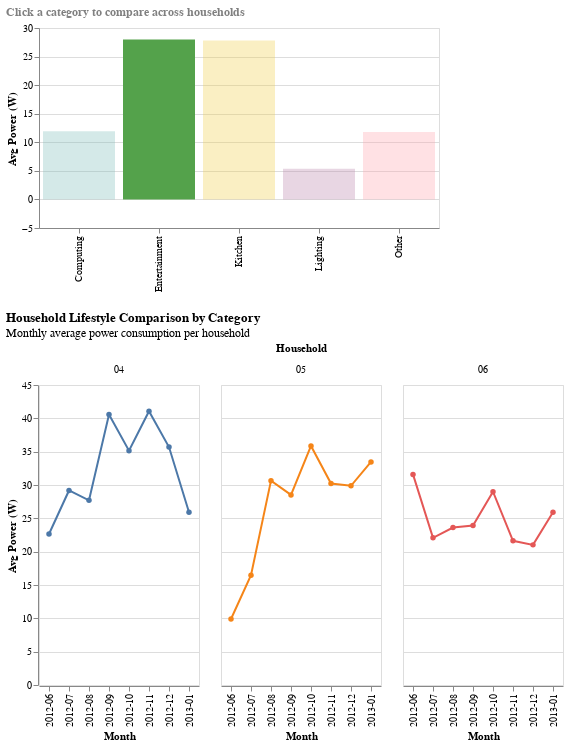

The cell this chart's notebook holds for it:
### Markdown cell above
# Chart 4 - How do the 3 households compare in terms of lifestyle patterns? 
Finally, we seek to compare the 3 households side by side in terms of their lifestyle patterns. This is done by grouping appliances into four categories: Kitchen, Entertainment, Computing, and Lighting. Since the three households monitor different appliances, direct appliance-to-appliance comparison is not meaningful. Instead, appliances are mapped to common categories so that for example household 04's fridge, freezer, microwave and kitchen appliances are grouped together with household 05's fridge, coffee machine, microwave and kettle under the Kitchen category. This allows a fairer behavioral comparison despite the differing plug setups.

The chart consists of two linked views. The top selector bar chart shows the overall average power per category across all households and months. Clicking any bar switches the detail view below to that category, with unselected bars fading to indicate the active selection. The bottom view shows three small line charts tracking monthly average consumption for the selected category over the sample period for each household. This design lets the user directly compare whether households follow similar seasonal trends within a category, for instance whether all three households show rising entertainment consumption in winter, or whether the pattern is unique to one household.

## Plotting Results
Comparing computing, we see that household 05 uses significantly more power than the other two households. Both households 04 and 06 have a dip in computing in the fall. Regarding entertainment, all 3 households use a significant amount of power over time. Household 05 had relatively low entertainment power consumption near the beginning of the sample period, but it increased rapidly and stayed constant around 30-35 Watts alongside the other households. Regarding kitchen power usage, household 04 had the highest average power consumption due to their large freezer, however we see this decrease near the end of the sample period. Finally, regarding lighting, households 04 and 06 both had fairly low usage for most of the sample period around 1-5 Watts. However, around December, we see household 04's usage increase rapidly to over 40 Watts.

### Code cell
# Define appliance categories
category_map = {
    # Household 04
    "04_Fridge": "Kitchen", "04_Kitchen": "Kitchen", "04_Freezer": "Kitchen",
    "04_Microwave": "Kitchen", "04_Entertainment": "Entertainment",
    "04_Stereo/Laptop": "Computing", "04_Tablet": "Computing",
    "04_Lamp": "Lighting",
    # Household 05
    "05_Fridge": "Kitchen", "05_Coffee Machine": "Kitchen",
    "05_Microwave": "Kitchen", "05_Kettle": "Kitchen",
    "05_Entertainment": "Entertainment", "05_PC": "Computing",
    "05_Tablet": "Computing", "05_Fountain": "Other",
    # Household 06
    "06_Fridge": "Kitchen", "06_Coffee Machine": "Kitchen",
    "06_Kettle": "Kitchen", "06_Entertainment": "Entertainment",
    "06_Laptop": "Computing", "06_Router": "Computing",
    "06_Lamp": "Lighting"
}

plug_df["category_key"] = plug_df["household"] + "_" + plug_df["appliance"]
plug_df["category"] = plug_df["category_key"].map(category_map)

# Aggregate to category level per household per date
category_data = (plug_df
    .groupby(["household", "category", "date"])["power"]
    .mean()
    .reset_index()
)
category_data["date"] = pd.to_datetime(category_data["date"])

# Aggregate to category x household x month
category_data["month"] = category_data["date"].dt.to_period("M").astype(str)
monthly_category = (category_data
    .groupby(["household", "category", "month"])["power"]
    .mean()
    .reset_index()
)

# Click selection on category
category_click = alt.selection_point(
    fields=["category"],
    value=[{"category": "Entertainment"}]  # default selection
)

# Selector bar chart 
selector = (
    alt.Chart(monthly_category)
    .mark_bar()
    .encode(
        x=alt.X("category:N", title=""),
        y=alt.Y("mean(power):Q", title="Avg Power (W)", 
        scale=alt.Scale(zero=True, padding=10)),
        color=alt.Color("category:N", legend=None),
        opacity=alt.condition(category_click, alt.value(1.0), alt.value(0.3)),
        tooltip=[
            alt.Tooltip("category:N", title="Category"),
            alt.Tooltip("mean(power):Q", title="Avg Power (W)", format=".1f")
        ]
    )
    .add_params(category_click)
    .properties(
        width=400,
        height=200,  # increased from 120
        title=alt.Title(
            "Click a category to compare across households",
            fontSize=12,
            color="gray",
            anchor="start"
        )
    )
)

# Main comparison chart 
comparison = (
    alt.Chart(monthly_category)
    .mark_line(point=True)
    .encode(
        x=alt.X("month:O", title="Month"),
        y=alt.Y("power:Q", title="Avg Power (W)"),
        color=alt.Color("household:N", title="Household"),
        tooltip=[
            alt.Tooltip("household:N", title="Household"),
            alt.Tooltip("month:O", title="Month"),
            alt.Tooltip("power:Q", title="Avg Power (W)", format=".1f")
        ]
    )
    .transform_filter(category_click)
    .facet(
        facet=alt.Facet("household:N", title="Household"),
        columns=3
    )
    .properties(
        title=alt.Title(
            "Household Lifestyle Comparison by Category",
            subtitle="Monthly average power consumption per household"
        )
    )
)

lifestyle_chart = selector & comparison
lifestyle_chart

### Figure 1 — Vega-Lite specification as saved in the notebook (floating-point values rounded to 4 significant figures)
{"config": {"view": {"continuousWidth": 300, "continuousHeight": 300}}, "vconcat": [{"mark": {"type": "bar"}, "encoding": {"color": {"field": "category", "legend": null, "type": "nominal"}, "opacity": {"condition": {"param": "param_beb8b2a8ce04b04d", "value": 1.0}, "value": 0.3}, "tooltip": [{"field": "category", "title": "Category", "type": "nominal"}, {"aggregate": "mean", "field": "power", "format": ".1f", "title": "Avg Power (W)", "type": "quantitative"}], "x": {"field": "category", "title": "", "type": "nominal"}, "y": {"aggregate": "mean", "field": "power", "scale": {"padding": 10, "zero": true}, "title": "Avg Power (W)", "type": "quantitative"}}, "height": 200, "name": "view_4a6b601aa72a7243_0", "title": {"text": "Click a category to compare across households", "anchor": "start", "color": "gray", "fontSize": 12}, "width": 400}, {"facet": {"field": "household", "title": "Household", "type": "nominal"}, "spec": {"mark": {"type": "line", "point": true}, "encoding": {"color": {"field": "household", "title": "Household", "type": "nominal"}, "tooltip": [{"field": "household", "title": "Household", "type": "nominal"}, {"field": "month", "title": "Month", "type": "ordinal"}, {"field": "power", "format": ".1f", "title": "Avg Power (W)", "type": "quantitative"}], "x": {"field": "month", "title": "Month", "type": "ordinal"}, "y": {"field": "power", "title": "Avg Power (W)", "type": "quantitative"}}, "transform": [{"filter": {"param": "param_beb8b2a8ce04b04d"}}]}, "columns": 3, "title": {"text": "Household Lifestyle Comparison by Category", "subtitle": "Monthly average power consumption per household"}}], "data": {"name": "data-ed6a56c8c0997c714939a6d9b05a6c31"}, "params": [{"name": "param_beb8b2a8ce04b04d", "select": {"type": "point", "fields": ["category"]}, "value": [{"category": "Entertainment"}], "views": ["view_4a6b601aa72a7243_0"]}], "$schema": "https://vega.github.io/schema/vega-lite/v6.1.0.json", "datasets": {"data-ed6a56c8c0997c714939a6d9b05a6c31": [{"household": "04", "category": "Computing", "month": "2012-06", "power": 9.33}, {"household": "04", "category": "Computing", "month": "2012-07", "power": 9.484}, {"household": "04", "category": "Computing", "month": "2012-08", "power": 9.671}, {"household": "04", "category": "Computing", "month": "2012-09", "power": 9.571}, {"household": "04", "category": "Computing", "month": "2012-10", "power": 4.269}, {"household": "04", "category": "Computing", "month": "2012-11", "power": 1.556}, {"household": "04", "category": "Computing", "month": "2012-12", "power": 3.633}, {"household": "04", "category": "Computing", "month": "2013-01", "power": 7.58}, {"household": "04", "category": "Entertainment", "month": "2012-06", "power": 22.66}, {"household": "04", "category": "Entertainment", "month": "2012-07", "power": 29.18}, {"household": "04", "category": "Entertainment", "month": "2012-08", "power": 27.71}, {"household": "04", "category": "Entertainment", "month": "2012-09", "power": 40.58}, {"household": "04", "category": "Entertainment", "month": "2012-10", "power": 35.14}, {"household": "04", "category": "Entertainment", "month": "2012-11", "power": 41.06}, {"household": "04", "category": "Entertainment", "month": "2012-12", "power": 35.69}, {"household": "04", "category": "Entertainment", "month": "2013-01", "power": 25.91}, {"household": "04", "category": "Kitchen", "month": "2012-06", "power": 61.79}, {"household": "04", "category": "Kitchen", "month": "2012-07", "power": 61.37}, {"household": "04", "category": "Kitchen", "month": "2012-08", "power": 67.74}, {"household": "04", "category": "Kitchen", "month": "2012-09", "power": 64.07}, {"household": "04", "category": "Kitchen", "month": "2012-10", "power": 62.88}, {"household": "04", "category": "Kitchen", "month": "2012-11", "power": 65.84}, {"household": "04", "category": "Kitchen", "month": "2012-12", "power": 48.27}, {"household": "04", "category": "Kitchen", "month": "2013-01", "power": 22.46}, {"household": "04", "category": "Lighting", "month": "2012-06", "power": 3.484}, {"household": "04", "category": "Lighting", "month": "2012-07", "power": 2.816}, {"household": "04", "category": "Lighting", "month": "2012-08", "power": 3.508}, {"household": "04", "category": "Lighting", "month": "2012-09", "power": 3.231}, {"household": "04", "category": "Lighting", "month": "2012-10", "power": 4.583}, {"household": "04", "category": "Lighting", "month": "2012-11", "power": 3.278}, {"household": "04", "category": "Lighting", "month": "2012-12", "power": 42.15}, {"household": "04", "category": "Lighting", "month": "2013-01", "power": 19.43}, {"household": "05", "category": "Computing", "month": "2012-06", "power": 17.46}, {"household": "05", "category": "Computing", "month": "2012-07", "power": 17.84}, {"household": "05", "category": "Computing", "month": "2012-08", "power": 17.84}, {"household": "05", "category": "Computing", "month": "2012-09", "power": 18.29}, {"household": "05", "category": "Computing", "month": "2012-10", "power": 18.36}, {"household": "05", "category": "Computing", "month": "2012-11", "power": 19.37}, {"household": "05", "category": "Computing", "month": "2012-12", "power": 21.28}, {"household": "05", "category": "Computing", "month": "2013-01", "power": 20.82}, {"household": "05", "category": "Entertainment", "month": "2012-06", "power": 9.901}, {"household": "05", "category": "Entertainment", "month": "2012-07", "power": 16.47}, {"household": "05", "category": "Entertainment", "month": "2012-08", "power": 30.65}, {"household": "05", "category": "Entertainment", "month": "2012-09", "power": 28.51}, {"household": "05", "category": "Entertainment", "month": "2012-10", "power": 35.85}, {"household": "05", "category": "Entertainment", "month": "2012-11", "power": 30.23}, {"household": "05", "category": "Entertainment", "month": "2012-12", "power": 29.88}, {"household": "05", "category": "Entertainment", "month": "2013-01", "power": 33.46}, {"household": "05", "category": "Kitchen", "month": "2012-06", "power": 25.02}, {"household": "05", "category": "Kitchen", "month": "2012-07", "power": 22.65}, {"household": "05", "category": "Kitchen", "month": "2012-08", "power": 23.28}, {"household": "05", "category": "Kitchen", "month": "2012-09", "power": 15.2}, {"household": "05", "category": "Kitchen", "month": "2012-10", "power": 18.53}, {"household": "05", "category": "Kitchen", "month": "2012-11", "power": 19.61}, {"household": "05", "category": "Kitchen", "month": "2012-12", "power": 19.12}, {"household": "05", "category": "Kitchen", "month": "2013-01", "power": 19.4}, {"household": "05", "category": "Other", "month": "2012-06", "power": 11.35}, {"household": "05", "category": "Other", "month": "2012-07", "power": 12.05}, {"household": "05", "category": "Other", "month": "2012-08", "power": 12.07}, {"household": "05", "category": "Other", "month": "2012-09", "power": 11.8}, {"household": "06", "category": "Computing", "month": "2012-06", "power": 14.5}, {"household": "06", "category": "Computing", "month": "2012-07", "power": 13.2}, {"household": "06", "category": "Computing", "month": "2012-08", "power": 13.82}, {"household": "06", "category": "Computing", "month": "2012-09", "power": 11.52}, {"household": "06", "category": "Computing", "month": "2012-10", "power": 6.359}, {"household": "06", "category": "Computing", "month": "2012-11", "power": 5.78}, {"household": "06", "category": "Computing", "month": "2012-12", "power": 7.299}, {"household": "06", "category": "Computing", "month": "2013-01", "power": 7.204}, {"household": "06", "category": "Entertainment", "month": "2012-06", "power": 31.59}, {"household": "06", "category": "Entertainment", "month": "2012-07", "power": 22.08}, {"household": "06", "category": "Entertainment", "month": "2012-08", "power": 23.61}, {"household": "06", "category": "Entertainment", "month": "2012-09", "power": 23.93}, {"household": "06", "category": "Entertainment", "month": "2012-10", "power": 28.99}, {"household": "06", "category": "Entertainment", "month": "2012-11", "power": 21.63}, {"household": "06", "category": "Entertainment", "month": "2012-12", "power": 21.02}, {"household": "06", "category": "Entertainment", "month": "2013-01", "power": 25.9}, {"household": "06", "category": "Kitchen", "month": "2012-06", "power": 7.536}, {"household": "06", "category": "Kitchen", "month": "2012-07", "power": 5.959}, {"household": "06", "category": "Kitchen", "month": "2012-08", "power": 6.426}, {"household": "06", "category": "Kitchen", "month": "2012-09", "power": 5.683}, {"household": "06", "category": "Kitchen", "month": "2012-10", "power": 6.898}, {"household": "06", "category": "Kitchen", "month": "2012-11", "power": 5.004}, {"household": "06", "category": "Kitchen", "month": "2012-12", "power": 6.436}, {"household": "06", "category": "Kitchen", "month": "2013-01", "power": 6.593}, {"household": "06", "category": "Lighting", "month": "2012-06", "power": 5.806e-05}, {"household": "06", "category": "Lighting", "month": "2012-07", "power": 0.04524}, {"household": "06", "category": "Lighting", "month": "2012-08", "power": 8.87e-05}, {"household": "06", "category": "Lighting", "month": "2012-09", "power": 0.8387}, {"household": "06", "category": "Lighting", "month": "2012-10", "power": 0.4431}, {"household": "06", "category": "Lighting", "month": "2012-11", "power": 0.7028}, {"household": "06", "category": "Lighting", "month": "2012-12", "power": 0.793}, {"household": "06", "category": "Lighting", "month": "2013-01", "power": 0.2561}]}}
